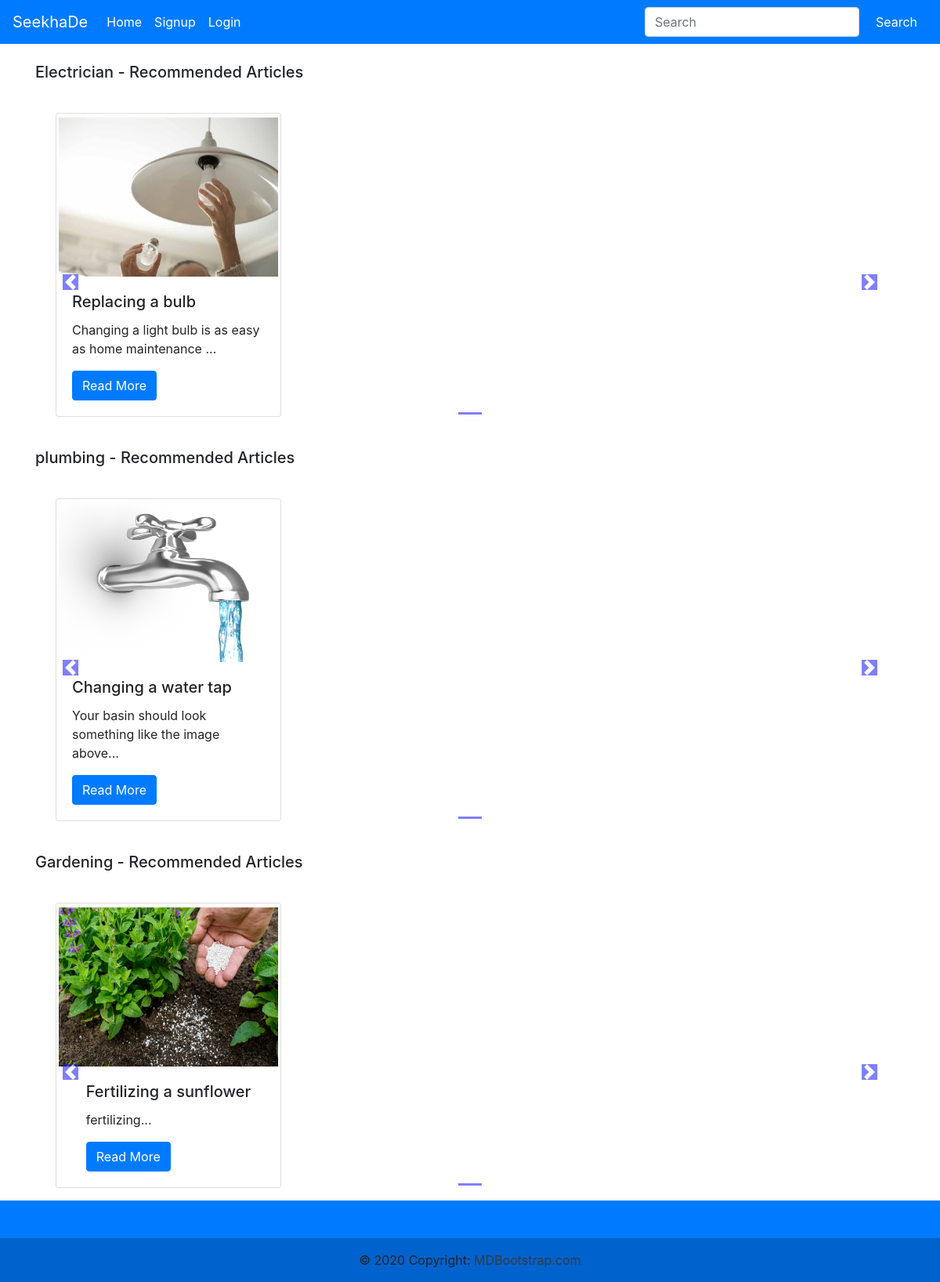
The page /home on the database its author committed.
### main/models.py (models this page shows, shortened)
class posts(models.Model):
    post_id = models.AutoField
    title = models.CharField(max_length=100)
    category = models.CharField(max_length=100)
    desc = models.CharField(max_length=300, default="")
    step_title = models.CharField(max_length=10000, blank=True)
    step = models.CharField(max_length=10000, blank=True)
    step_title1 = models.CharField(max_length=10000, blank=True)
    step1 = models.CharField(max_length=10000, blank=True)
    step_title2 = models.CharField(max_length=10000, blank=True)
    step2 = models.CharField(max_length=10000, blank=True)
    step_title3 = models.CharField(max_length=10000, blank=True)
    step3 = models.CharField(max_length=10000, blank=True)
    step_title4 = models.CharField(max_length=10000, blank=True)
    step4 = models.CharField(max_length=10000, blank=True)
    step_title5 = models.CharField(max_length=10000, blank=True)
    step5 = models.CharField(max_length=10000, blank=True)
    step_title6 = models.CharField(max_length=10000, blank=True)
    step6 = models.CharField(max_length=10000, blank=True)
    step_title7 = models.CharField(max_length=10000, blank=True)
    step7 = models.CharField(max_length=10000, blank=True)
    step_title8 = models.CharField(max_length=10000, blank=True)
    step8 = models.CharField(max_length=10000, blank=True)
    step_title9 = models.CharField(max_length=10000, blank=True)
    step9 = models.CharField(max_length=10000, blank=True)
    link = models.CharField(max_length=200, default="")
    thumbnail = models.ImageField(upload_to='posts/images', default="")

### main/views.py (the view)
# urls.py: path('home', home, name="home"),
def home(request):
    allposts = []
    catposts = posts.objects.values('category', 'id')
    cats = {item['category'] for item in catposts}
    for cat in cats:
        post = posts.objects.filter(category=cat)
        n = len(post)
        nSlides = n // 4 + ceil((n / 4) - (n // 4))
        allposts.append([post, range(1, nSlides), nSlides])
    params = {'allposts':allposts}
    return render(request, 'home.html', params)

### main/templates/home.html (shortened to what this page needs)
{% extends "base.html"%}
{% block content %}
{% load static %}
<div class="container">
    {% for posts, range, nSlides in allposts %}
    <h5 class="my-4">{{posts.0.category}} - Recommended Articles</h5>
    <div class="row">
        <div id="demo{{forloop.counter}}" class="col carousel slide my-3" data-ride="carousel">
            <ul class="carousel-indicators">
                <li data-target="#demo{{forloop.counter}}" data-slide-to="0" class="active"></li>
            </ul>
            <div class="container carousel-inner no-padding">
                <div class="carousel-item active">
                    {% for i in posts %}
                    <div class="col-xs-3 col-sm-3 col-md-3">
                        <div class="card align-items-center" style="width: 18rem;">
                            <img src='/media/{{i.thumbnail}}' class="card-img-top" alt="...">
                            <div class="card-body">
                                <h5 class="card-title" id="namepr{{i.id}}">{{i.title}}</h5>
                                <p class="card-text">{{i.desc|slice:"0:53"}}...</p>
                                <a href="/posts/{{i.id}}"><button id="qv{{i.id}}" class="btn btn-primary cart">Read More</button></a>
                            </div>
                        </div>
                    </div>
                    {% endfor %}
                </div>
            </div>
        </div>
        <a class="carousel-control-prev" href="#demo{{forloop.counter}}" data-slide="prev">
            <span class="carousel-control-prev-icon"></span>
        </a>
        <a class="carousel-control-next" href="#demo{{forloop.counter}}" data-slide="next">
            <span class="carousel-control-next-icon"></span>
        </a>
    </div>
    {% endfor %}
</div>
{% endblock %}

### rows shown on the page
posts: category "Electrician", thumbnail (picture), title "Replacing a bulb", desc "Changing a light bulb is as easy as home maintenance"
posts: category "plumbing", thumbnail (picture), title "Changing a water tap", desc "Your basin should look something like the image above"
posts: category "Gardening", thumbnail (picture), title "Fertilizing a sunflower", desc "fertilizing"
